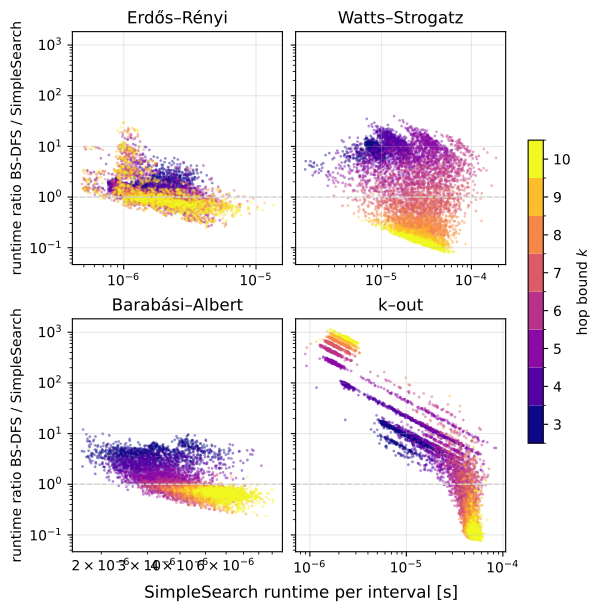

Write the Python code that produced this figure.
""" Experiment accompanying the paper, generates log and .pdf figure.

Companion to runtime.py: the same measurement, but BS-DFS is compared against
`simple_search` (the reference implementation of the s-cycle/st-path search of
arXiv:2512.08392) instead of BC-DFS.
"""


from collections import Counter
import gc
import statistics
import time
import numpy as np
from itertools import islice
import matplotlib.pyplot as plt
from matplotlib.colors import BoundaryNorm

from bsdfs import bsdfs
from simple_search import simple_search
from graph_generator import (CMAP, FAMILIES, ISLICE, K_VALUES, RUNS,
                             COLS, make_panels, print_families)

PASSES = 5

print_families("runtime_ss")
print(f"{PASSES=}")


def check_perf_counter_resolution():
    try:
        info = time.get_clock_info('perf_counter')
        print(info)
        if info.resolution > 1e-07:
            print("### check_perf_counter_resolution: resolution may be insufficient ###")
    except Exception as e:
        print(f"Error retrieving clock info: {e}")


def get_runtime(G, s, t, k, algo):
    gc.disable()
    tick = time.perf_counter()
    n_paths = sum(1 for _ in islice(algo(G, s, t, k), ISLICE))
    dt = time.perf_counter() - tick
    gc.enable()
    return dt, n_paths


def get_runtimes(graph_generator):
    best = {}   # (run, k) -> [t_bs, t_ss, p_bs, p_ss]
    truncated = {k: 0 for k in K_VALUES}

    for p in range(PASSES):
        for run in range(RUNS):
            G, s, t = graph_generator(run)
            for k in K_VALUES:
                key = (run, k)
                if p > 0 and key not in best:
                    continue # truncated on pass 0
                tb, pb = get_runtime(G, s, t, k, bsdfs)
                if p == 0 and pb >= ISLICE:
                    truncated[k] += 1
                    continue
                ts, ps = get_runtime(G, s, t, k, simple_search)
                if key in best:
                    best[key][0] = min(best[key][0], tb)
                    best[key][1] = min(best[key][1], ts)
                else:
                    best[key] = [tb, ts, pb, ps]
    return best, truncated


def print_totals(title, totals):
    print(f"\n--- {title}: totals ---")
    print(f"{'k':>3} {'n':>6} {'total bs/ss':>12} {'per-output':>11} {'median inst.':>13}")
    for k in K_VALUES:
        c = totals[k]
        if not c["n"]:
            continue
        tot = c["t_bs"]/c["t_ss"]
        per = (c["t_bs"]/c["out_bs"]) / (c["t_ss"]/c["out_ss"])
        print(f"{k:>3} {c['n']:6,} {tot:12.3f} {per:11.3f} {c['median']:13.3f}")


def make_ax(ax, title, graph_generator):
    ks = list(K_VALUES)

    best, truncated = get_runtimes(graph_generator)
    data = {k: [] for k in K_VALUES}
    totals = {k: Counter() for k in K_VALUES}
    for run in range(RUNS):
        for k in K_VALUES:
            key = (run, k)
            if key not in best:
                continue
            runtime1, runtime2, len_paths1, len_paths2 =  best[key]
            intervals1 = 1 + len_paths1
            intervals2 = 1 + len_paths2
            x = runtime2 / intervals2
            y = runtime1 / intervals1
            data[k].append((x, y/x))
            totals[k].update(n=1, t_bs=runtime1, t_ss=runtime2, out_bs=intervals1, out_ss=intervals2)
            print(f"{run=:8} {k=:4}   {intervals1=:10} {intervals2=:10}   {runtime1=:12.9f} {runtime2=:12.9f}")

    for i, k in enumerate(ks):
        if not data[k]:
            continue
        xs, ys = zip(*data[k])
        ax.scatter(xs, ys, s=4, alpha=0.45, lw=0, color=CMAP(i), label=f"k={k}")

    ax.set_xscale("log")
    # the y value is a ratio: on a log axis "2x slower" and "2x faster" are
    # equidistant from the y=1 line, and the spread of this pairing (roughly
    # four decades) would otherwise collapse onto the axis
    ax.set_yscale("log")
    ax.set_title(title)
    ax.grid(True, alpha=0.3)
    ax.axhline(1, color="lightgray", lw=1, ls="--")

    for k in ks:
        if data[k]:
            totals[k]["median"] = statistics.median(y for _, y in data[k])
    return totals


def make_figure():
    plt.rcParams.update({"pdf.fonttype": 42}) # Type 42 (TrueType) makes the figure text searchable and selectable
    fig, axes = make_panels()

    fig.supxlabel("SimpleSearch runtime per interval [s]")
    for ax in axes[::COLS]:                      # leftmost panel of each row
        ax.set_ylabel("runtime ratio BS-DFS / SimpleSearch")

    totals = [make_ax(ax, f.name, f.generate) for ax, f in zip(axes, FAMILIES)]

    norm = BoundaryNorm(np.arange(min(K_VALUES)-.5, max(K_VALUES)+1.5, 1), CMAP.N)

    sm = plt.cm.ScalarMappable(cmap=CMAP, norm=norm); sm.set_array([])
    cb = fig.colorbar(sm, ax=axes, ticks=K_VALUES, pad=.02, fraction=.035)
    cb.set_label("hop bound $k$")

    fig.savefig(f"runtime_ss.pdf", bbox_inches="tight")

    for f, t in zip(FAMILIES, totals):
        print_totals(f.name, t)


def main():
    check_perf_counter_resolution()
    estimate_overhead(FAMILIES[0].generate)
    make_figure()


def estimate_overhead(graph_generator):

    from statistics import median, quantiles
    def null(G, s, t, k):
        return []

    timings = []
    for run in range(RUNS):
        G, s, t = graph_generator(run)
        n, m = G.number_of_nodes(), G.number_of_edges()
        for k in K_VALUES:
            dt, n_paths = get_runtime(G, s, t, k, null)
            timings += [dt]
    q = quantiles(timings, n=100)
    print(f"estimate_overhead:  min {min(timings):.9f}, median {median(timings):.9f} s, p95 {q[94]:.9f}, p99 {q[98]:.9f}, max {max(timings):.9f}")
    hiccups = sum(1 for t in timings if t > 1e-6)
    print(f"  measurements above 1 us: {hiccups / len(timings):%}")
    return median(timings)


if __name__ == "__main__":
    main()
